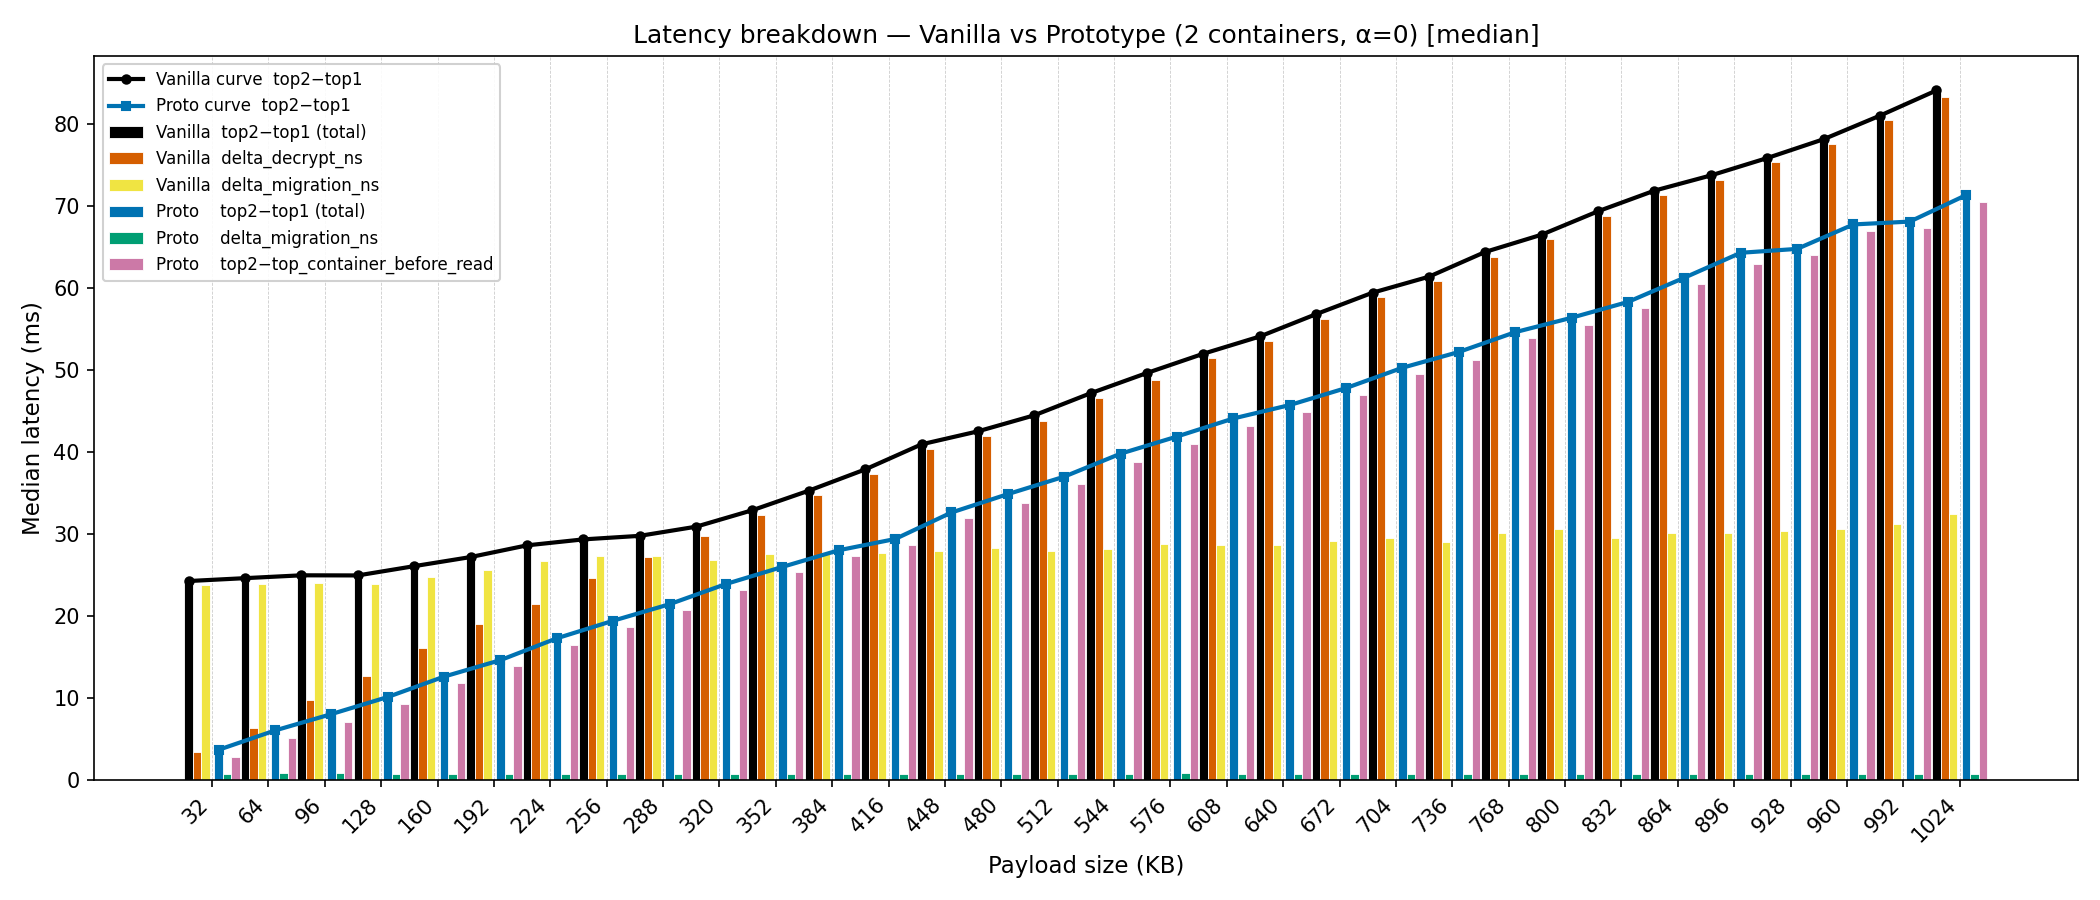

Generate this figure with Python:
"""
Breakdown bar plot: Vanilla vs Prototype
For each payload size:
  - Vanilla group (3 bars): delta_ns | delta_decrypt_ns | delta_migration_ns
  - Proto  group (3 bars): delta_ns | delta_migration_ns | worker_time (top2-top_container_before_read)
"""
import pandas as pd
import matplotlib.pyplot as plt
import numpy as np
from pathlib import Path

VANILLA_CSV = "combined_vanilla_two_containers_alpha0_32kb_to_1024kb_rpc50_20260514_154710.csv"
PROTO_CSV   = "combined_proto_two_containers_alpha0_32kb_to_1024kb_rpc50_20260514_153944.csv"

vanilla = pd.read_csv(VANILLA_CSV)
proto   = pd.read_csv(PROTO_CSV)

# Derived column for proto: time spent inside the worker after migration
proto["worker_time_ns"] = proto["top2_rdtsc"] - proto["top_container_before_read"]

# Per-payload stats (in ms)
def stat(df, col, agg):
    grouped = df.groupby("payload_size")[col]
    if agg == "median":
        return grouped.median() / 1e6
    if agg == "mean":
        return grouped.mean() / 1e6
    raise ValueError(f"Unsupported agg: {agg}")

payloads    = sorted(vanilla["payload_size"].unique())
payloads_kb = [p / 1024 for p in payloads]
x = np.arange(len(payloads))

# -- colours ---------------------------------------------------------
# High-contrast, colorblind-friendly palette for clearer separation.
C_V_TOTAL   = "#000000"   # black   – vanilla total (top2-top1)
C_V_DECRYPT = "#D55E00"   # vermilion – vanilla TLS decrypt
C_V_MIGR    = "#F0E442"   # yellow  – vanilla migration to container

C_P_TOTAL   = "#0072B2"   # blue    – proto total (top2-top1)
C_P_MIGR    = "#009E73"   # green   – proto sendfd migration
C_P_WORKER  = "#CC79A7"   # magenta – proto worker processing

# -- group geometry --------------------------------------------------
# 6 bars per payload with a small gap between the two mode groups
W  = 0.15          # individual bar width (thicker bars)
GAP = 0.08         # gap between vanilla and proto sub-groups
# offsets from group centre
off = [-2.5*W - GAP/2, -1.5*W - GAP/2, -0.5*W - GAP/2,
        0.5*W + GAP/2,  1.5*W + GAP/2,  2.5*W + GAP/2]

def make_plot(agg):
    v_total   = stat(vanilla, "delta_ns", agg).reindex(payloads).values
    v_decrypt = stat(vanilla, "delta_decrypt_ns", agg).reindex(payloads).values
    v_migr    = stat(vanilla, "delta_migration_ns", agg).reindex(payloads).values
    p_total   = stat(proto,   "delta_ns", agg).reindex(payloads).values
    p_migr    = stat(proto,   "delta_migration_ns", agg).reindex(payloads).values
    p_worker  = stat(proto,   "worker_time_ns", agg).reindex(payloads).values

    series = [
        (v_total,   C_V_TOTAL,   "Vanilla  top2−top1 (total)"),
        (v_decrypt, C_V_DECRYPT, "Vanilla  delta_decrypt_ns"),
        (v_migr,    C_V_MIGR,    "Vanilla  delta_migration_ns"),
        (p_total,   C_P_TOTAL,   "Proto    top2−top1 (total)"),
        (p_migr,    C_P_MIGR,    "Proto    delta_migration_ns"),
        (p_worker,  C_P_WORKER,  "Proto    top2−top_container_before_read"),
    ]

    fig, ax = plt.subplots(figsize=(14, 6))

    for i, (values, color, label) in enumerate(series):
        positions = x + off[i]
        ax.bar(positions, values, W, color=color, label=label, edgecolor="white", linewidth=0.4)

    # Overlay total curves above bars (same y-axis in ms).
    ax.plot(
        x + off[0],
        v_total,
        color=C_V_TOTAL,
        marker="o",
        linewidth=2.0,
        markersize=4,
        label="Vanilla curve  top2−top1",
        zorder=4,
    )
    ax.plot(
        x + off[3],
        p_total,
        color=C_P_TOTAL,
        marker="s",
        linewidth=2.0,
        markersize=4,
        label="Proto curve  top2−top1",
        zorder=4,
    )

    # vertical separator between vanilla / proto sub-groups
    for xi in x:
        ax.axvline(xi, color="grey", linewidth=0.4, linestyle="--", alpha=0.4)

    ax.set_xlabel("Payload size (KB)", fontsize=11)
    ax.set_ylabel(f"{agg.capitalize()} latency (ms)", fontsize=11)
    ax.set_xticks(x)
    ax.set_xticklabels([f"{p:.0f}" for p in payloads_kb], rotation=45, ha="right")
    ax.legend(loc="upper left", fontsize=8, framealpha=0.9)
    ax.set_title(f"Latency breakdown — Vanilla vs Prototype (2 containers, α=0) [{agg}]", fontsize=12)
    plt.tight_layout()

    out = f"plot_breakdown_{agg}.png"
    plt.savefig(out, dpi=150)
    print(f"Saved: {out}")
    plt.close(fig)


make_plot("median")
make_plot("mean")

# Keep a default file name pointing to median for convenience.
Path("plot_breakdown.png").write_bytes(Path("plot_breakdown_median.png").read_bytes())
print("Saved: plot_breakdown.png")
